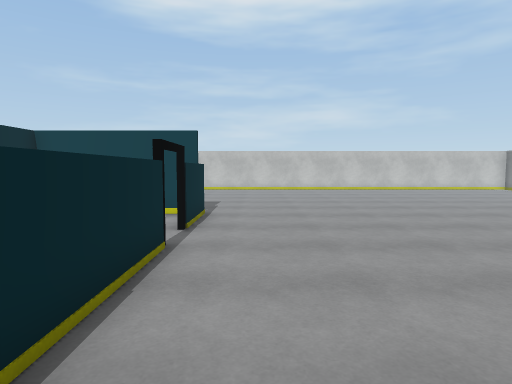
view 1 (above)

18 first-person views from a walk through a Unity game level. The camera is 1.4 m above the floor, tilts 4° down and sees 75° across. Doors are open. The floor is counted in squares, 1 m on a side. Each view is taken from the middle of a square. On the plan, view 1 faces up. The plan holds only what a view shows up to about 15 squares ahead; the rest is blank. The place goes on beyond the plan. The player is left out. Some animated figures are not drawn. Some surface patterns are stand-ins.

view 2
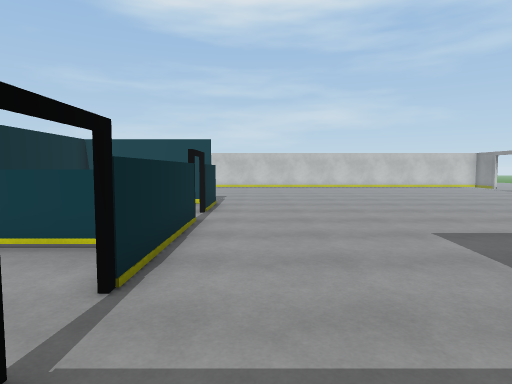

view 3
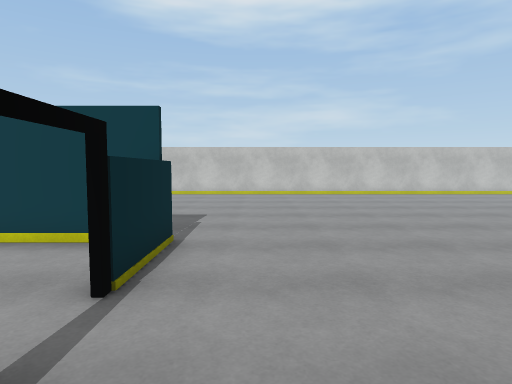

view 4
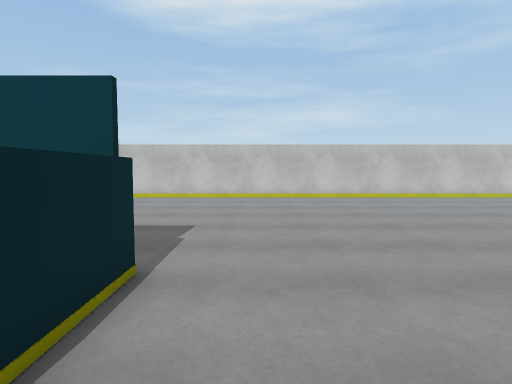

view 5
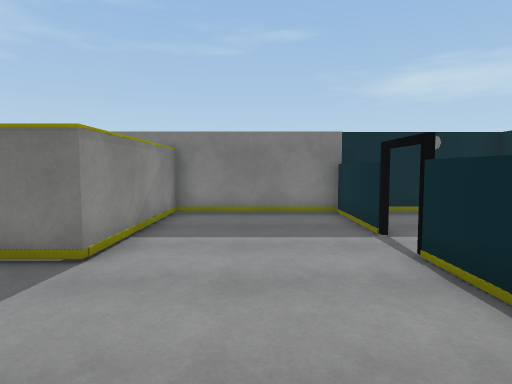

view 6
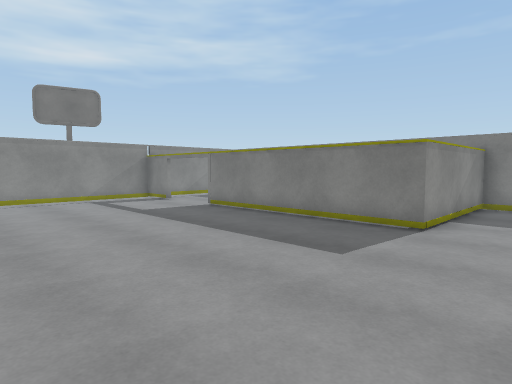

view 7
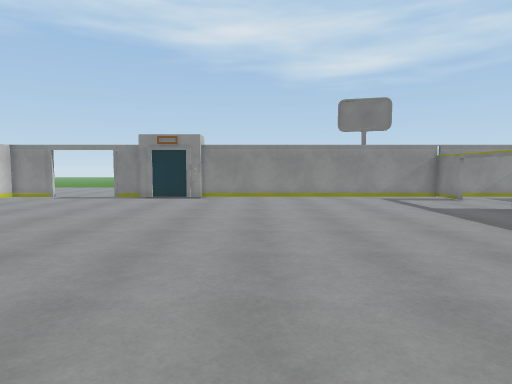

view 8
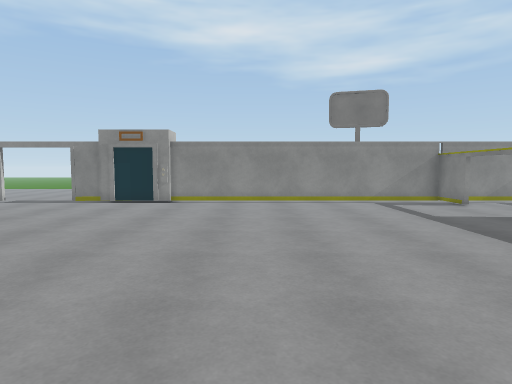

view 9
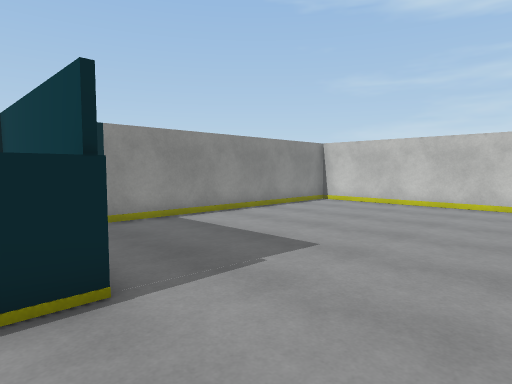

view 10
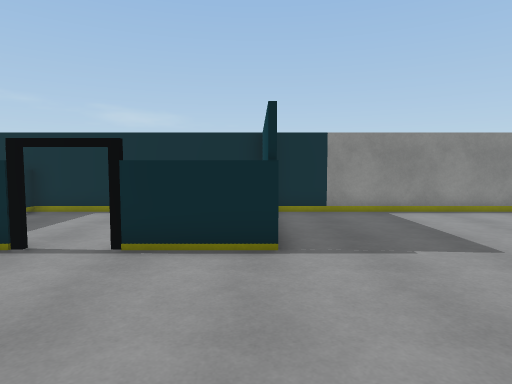

view 11
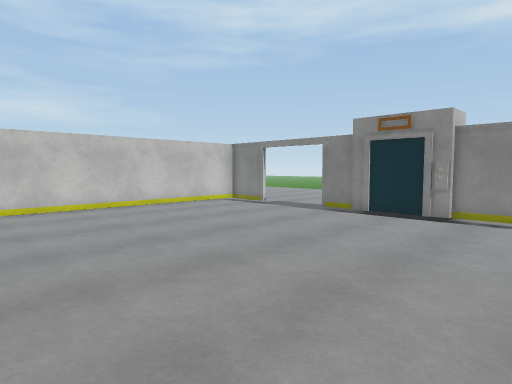

view 12
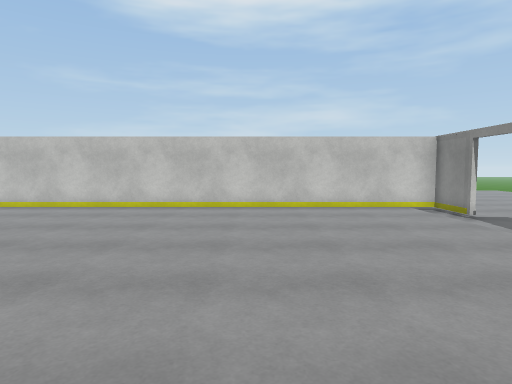

view 13
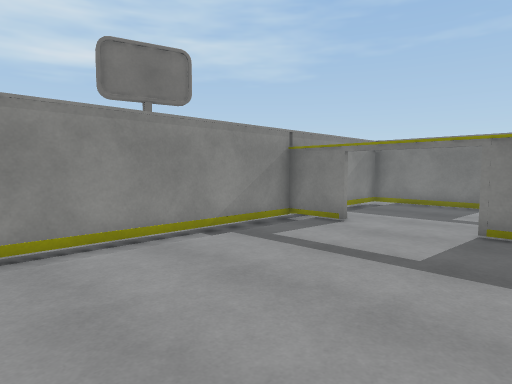

view 14
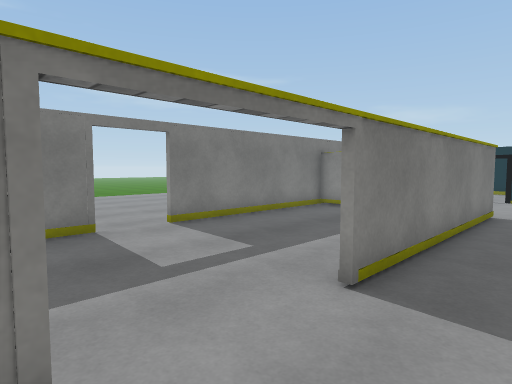

view 15
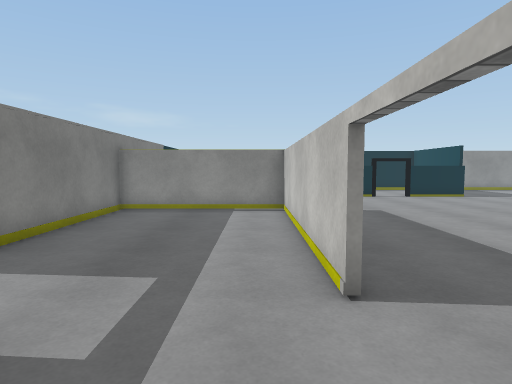

view 16
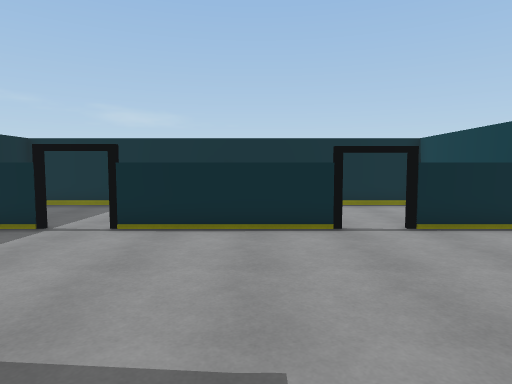

view 17
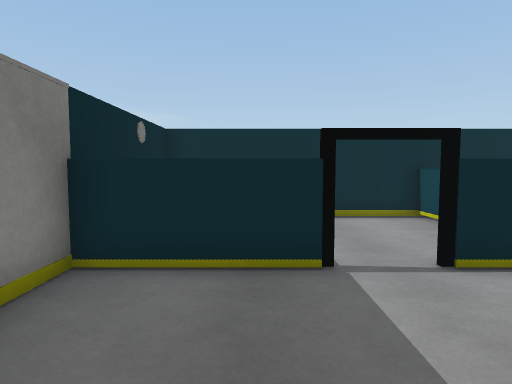

view 18
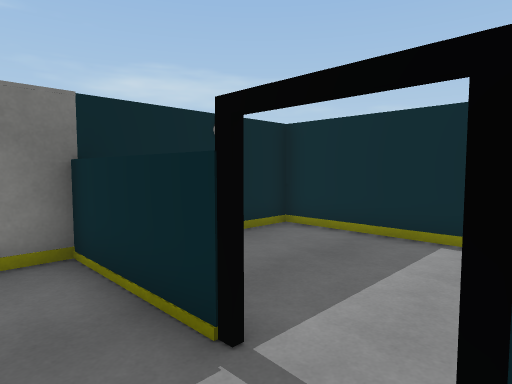

### Floor plan
Key: @ floor where view 1 was taken; # wall or solid block; . floor; D open door; = window, fence, low wall or low ledge; T thing the floor can be seen under or through.
Columns run from 7 left of view 1 to 18 right of it. Each row starts with its distance up from view 1.
 23                        ..
 22 #########################.
 21 #.......................#.
 20 #.......................DD
 19 #.........................
 18 #.........................
 17 #...................... D
 16 #...................... #
 15 #......................#
 14 #......................#
 13 #......................##
 12 #......................#.
 11 #......................#.
 10 ######.................#
  9 #....#.................T
  8 #....#.................T.
  7 #....D.................T.
  6 #....D.................T..
  5 #....#.................T..
  4 #....#.................T.
  3 #= ==#.................T.
  2 #....#.................T.
  1 #....#.....########DDD#T.
  0 #....D.@...#...........#.
 -1 #....D.....#...........#
 -2 #....#.....#...........#
 -3 #....#.....#...........#
 -4 #....#.....#...........#.
 -5 ##################..####.
 -6                  ...
 -7                 ...
 -8                 ...
 -9                ....
-10                ...
-11                ...
-12                 ..

Where each view was taken, in squares from view 1:
view 1: 0 up, 0 right, facing up
view 2: 3 down, 0 right, facing up
view 3: 4 up, 0 right, facing up
view 4: 6 up, 0 right, facing up
view 5: 6 up, 1 right, facing down
view 6: 9 up, 1 right, facing down-right
view 7: 10 up, 0 right, facing right
view 8: 9 up, 2 right, facing right
view 9: 9 up, 2 right, facing up-left
view 10: 10 up, 4 right, facing left
view 11: 10 up, 6 right, facing up-right
view 12: 10 up, 10 right, facing up
view 13: 9 up, 10 right, facing down-right
view 14: 3 up, 15 right, facing down-left
view 15: 0 up, 15 right, facing left
view 16: 4 up, 6 right, facing left
view 17: 2 down, 3 right, facing left
view 18: 1 up, 0 right, facing down-left
